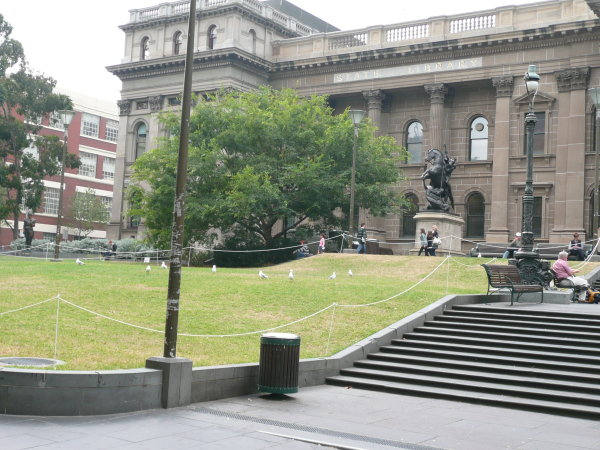
#> input picture data/panoramas/pano_1.jpg, 600 x 450 px
$ python ImageStitching.py
#> lines starting #> are read from the running program, lines starting #| are printed output that depends on the picture
import numpy as np
import cv2
from matplotlib import pyplot as plt
import random

def read_show():
    # Read images
    pano_1 = cv2.imread("./data/panoramas/pano_1.jpg",cv2.IMREAD_UNCHANGED)
#> pano_1 is the input picture: shape (450, 600, 3); mean B, G, R 133.2, 148.8, 145.3
    pano_2 = cv2.imread("./data/panoramas/pano_2.jpg",cv2.IMREAD_UNCHANGED)
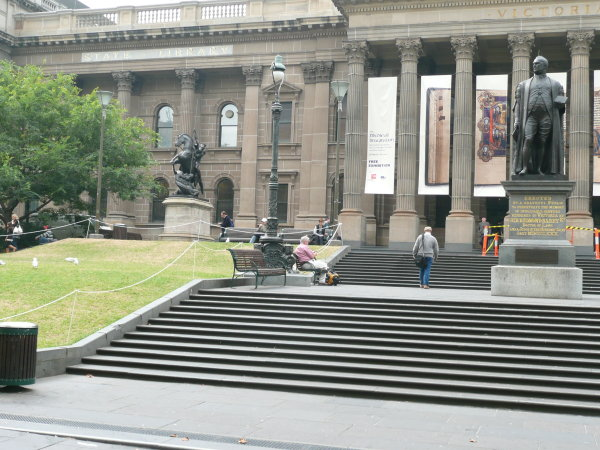
#> input picture data/panoramas/pano_2.jpg, 600 x 450 px
#> pano_2 is the input picture: shape (450, 600, 3); mean B, G, R 134.5, 145.3, 142.3
    pano_3 = cv2.imread("./data/panoramas/pano_3.jpg",cv2.IMREAD_UNCHANGED)
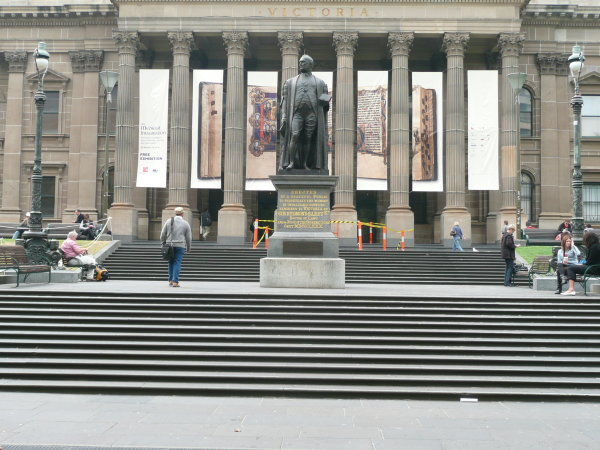
#> input picture data/panoramas/pano_3.jpg, 600 x 450 px
#> pano_3 is the input picture: shape (450, 600, 3); mean B, G, R 135.2, 141.3, 141.1
    pano_4 = cv2.imread("./data/panoramas/pano_4.jpg",cv2.IMREAD_UNCHANGED)
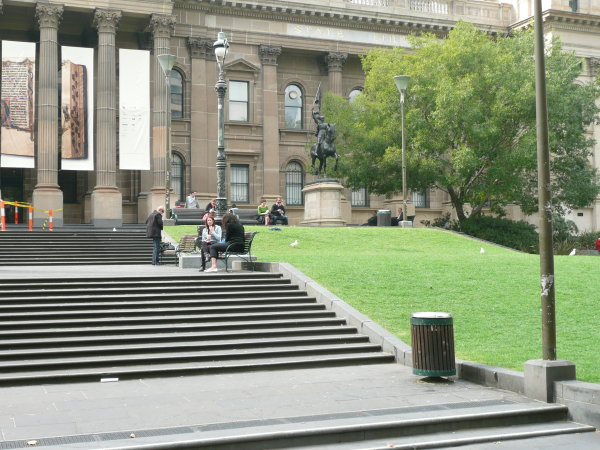
#> input picture data/panoramas/pano_4.jpg, 600 x 450 px
#> pano_4 is the input picture: shape (450, 600, 3); mean B, G, R 125.8, 148, 140.4
    pano_5 = cv2.imread("./data/panoramas/pano_5.jpg",cv2.IMREAD_UNCHANGED)
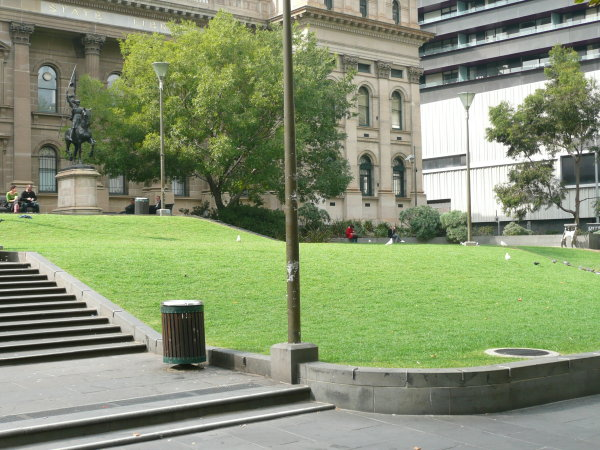
#> input picture data/panoramas/pano_5.jpg, 600 x 450 px
#> pano_5 is the input picture: shape (450, 600, 3); mean B, G, R 113.2, 146.4, 134.3

    # Plot Original Images
    fig = plt.figure("Original Images")

    plt.subplot(1, 5, 1)
    plt.axis("off")
    plt.imshow(cv2.cvtColor(pano_1, cv2.COLOR_BGR2RGB))
    plt.title("Image 1")

    plt.subplot(1, 5, 2)
    plt.axis("off")
    plt.imshow(cv2.cvtColor(pano_2, cv2.COLOR_BGR2RGB))
    plt.title("Image 2")

    plt.subplot(1, 5, 3)
    plt.axis("off")
    plt.imshow(cv2.cvtColor(pano_3, cv2.COLOR_BGR2RGB))
    plt.title("Image 3")

    plt.subplot(1, 5, 4)
    plt.axis("off")
    plt.imshow(cv2.cvtColor(pano_4, cv2.COLOR_BGR2RGB))
    plt.title("Image 4")

    plt.subplot(1, 5, 5)
    plt.axis("off")
    plt.imshow(cv2.cvtColor(pano_5, cv2.COLOR_BGR2RGB))
    plt.title("Image 5")

    return pano_1, pano_2, pano_3, pano_4, pano_5


def SIFT_detector(img):
    # Convert to gray scale
    img_gray = cv2.cvtColor(img, cv2.COLOR_BGR2GRAY)
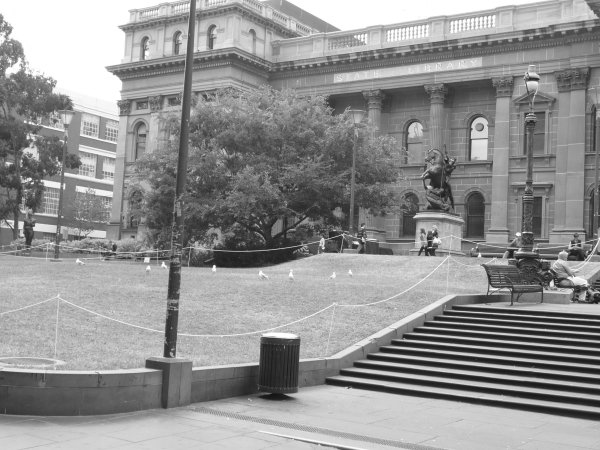
#> img_gray: shape (450, 600); min 13, max 255, mean 146

    # Initiate SIFT detector
#> (the run stopped early here; a loop or call above may not have finished)
